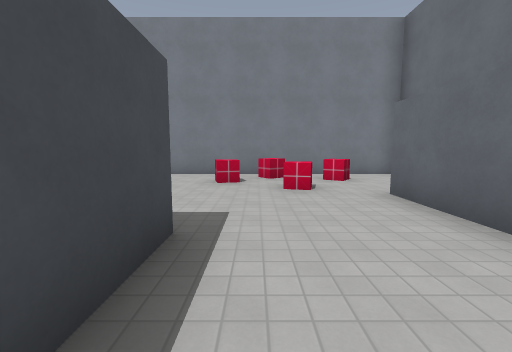
[1] (above)

22 first-person views from a walk through a 3-D level made in the Godot game engine. The camera is 1.5 m above the floor, tilts 6° down and sees 90° across. The floor is counted in squares, 2 m on a side. Each view is taken from the middle of a square. On the plan, view 1 faces up. The plan holds only what a view shows up to about 9 squares ahead; the rest is blank. The place goes on beyond the plan. Characters and animated objects are not drawn. Some surface patterns are stand-ins.

[2]
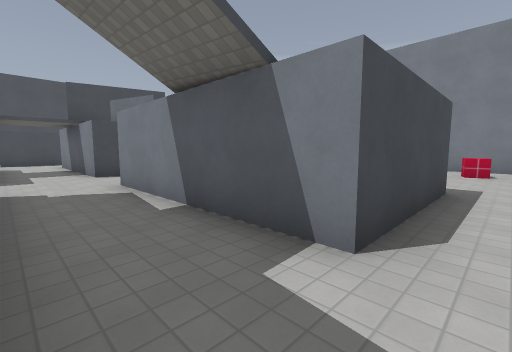

[3]
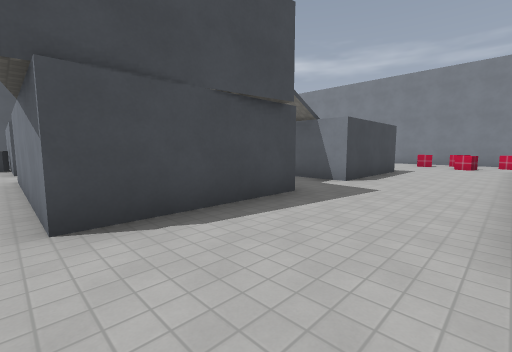

[4]
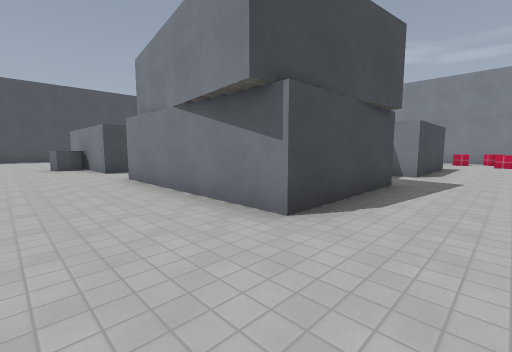

[5]
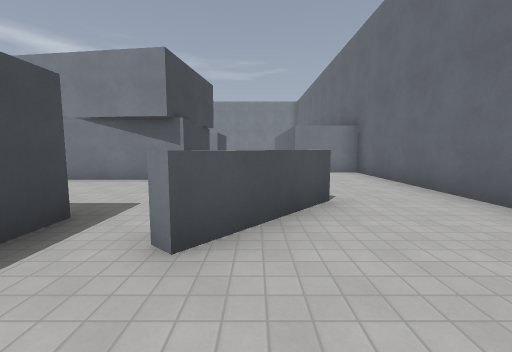

[6]
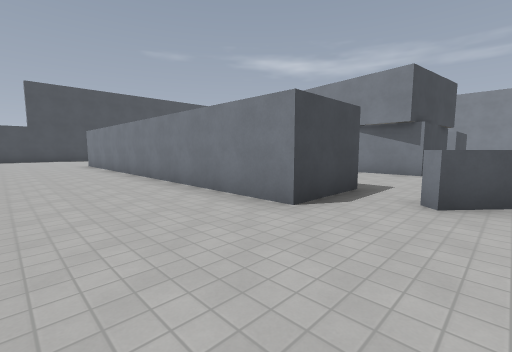

[7]
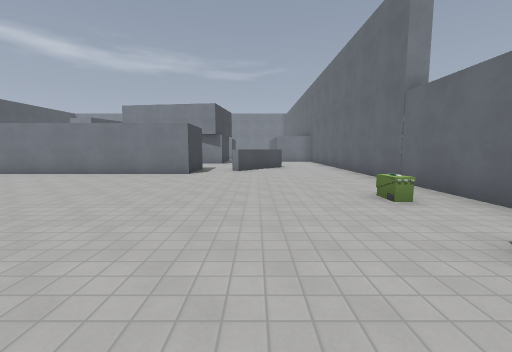

[8]
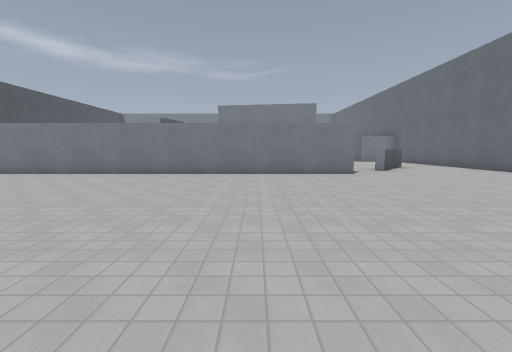

[9]
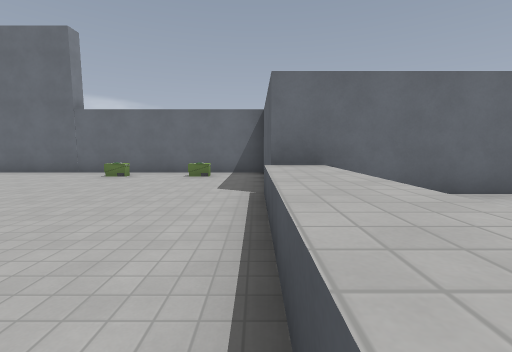

[10]
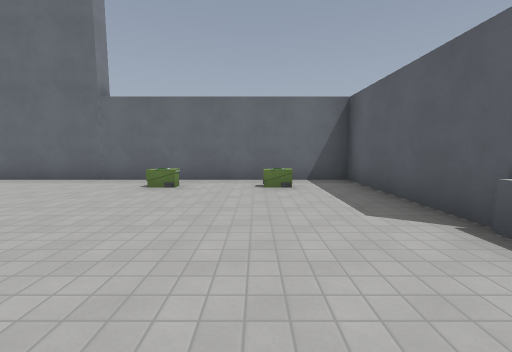

[11]
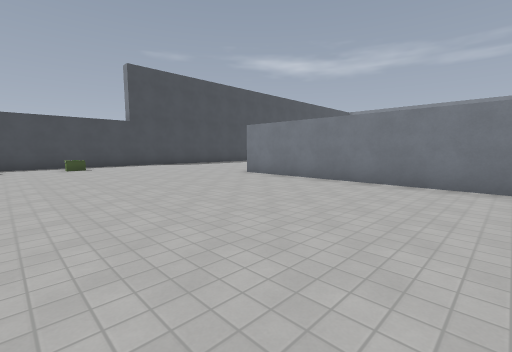

[12]
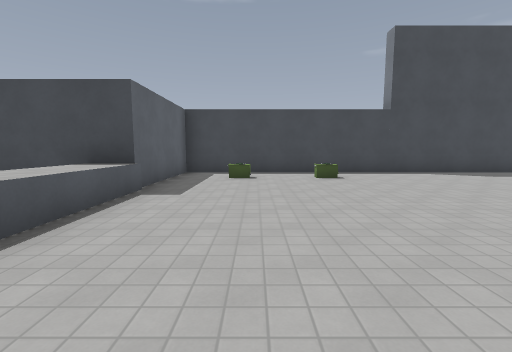

[13]
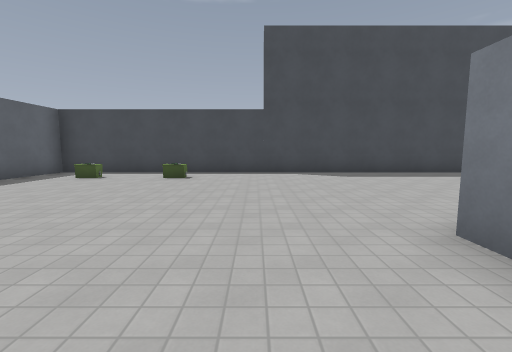

[14]
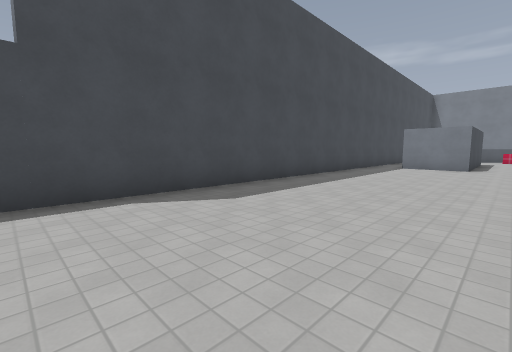

[15]
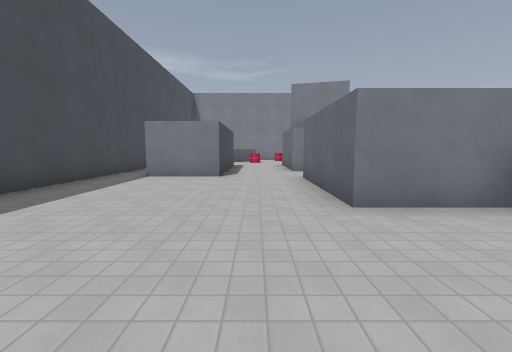

[16]
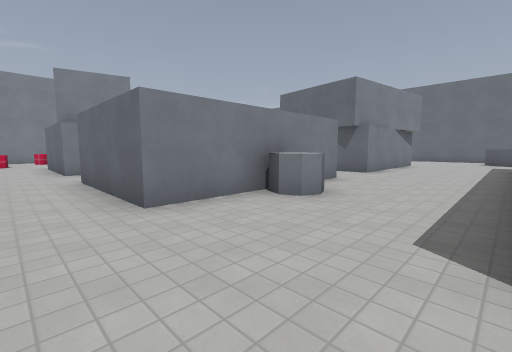

[17]
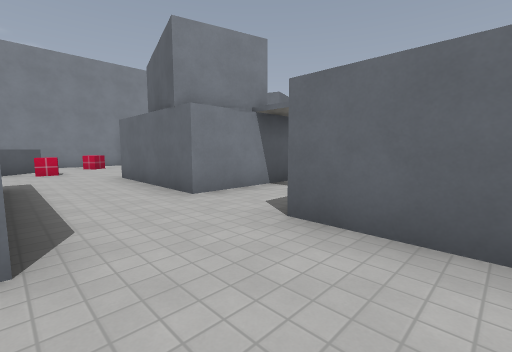

[18]
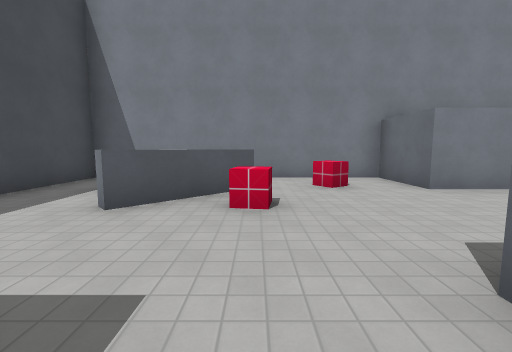

[19]
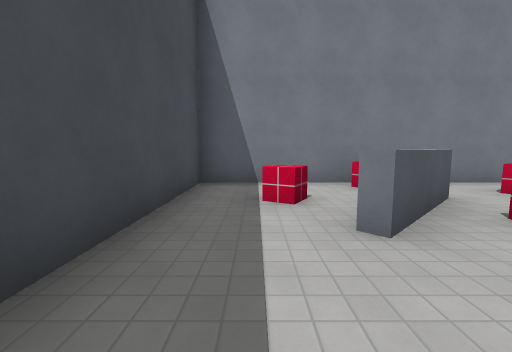

[20]
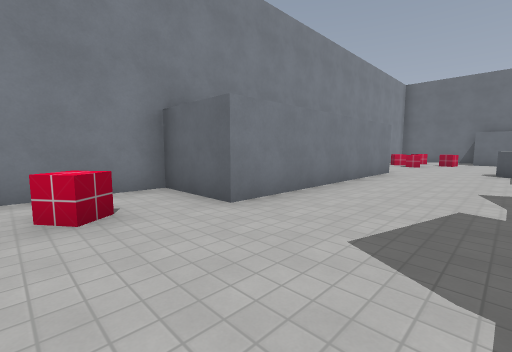

[21]
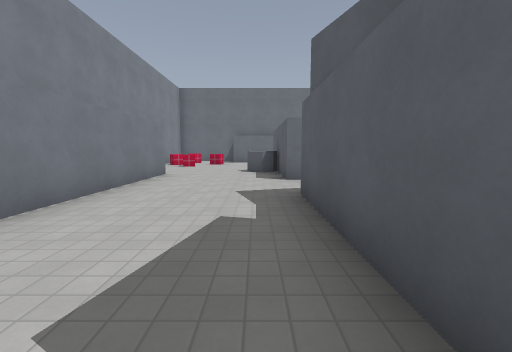

[22]
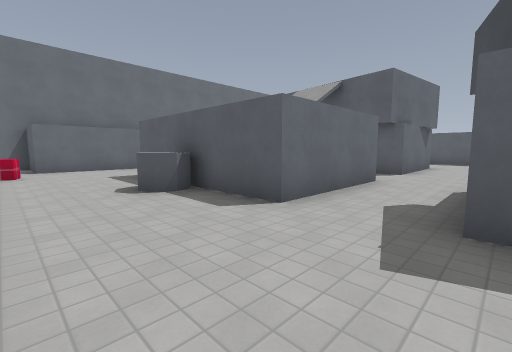

### Floor plan
Points are (right, up) in squares from view 1. A wall is a line through its corners. A room is listed if a view was taken in it or the views show most of it. See-through windows are left out.
Room 1 (views 1, 2, 3, 4, 5, 6, 7, 8, 9, 10, 11, 12, 13, 14, 15, 16, 17, 18, 19, 20, 21, 22)
walls: (-7.7, -6) (-7.7, -6.7) (-12.7, -6.7) (-12.7, -3.2); (-9.9, -6.9) (-9.7, -7.3) (-9.9, -7.6) (-10.3, -7.8) (-10.6, -7.6) (-10.7, -7.3) (-10.5, -6.7); (-1, -10.2) (-1, -12.2) (-12.2, -12.2); (-5.8, -1.2) (-5.8, 2.2) (-0.7, 2.2) (-0.7, -1.2) (-5.8, -1.2); (-7.7, -0.6) (-7.7, -1.2) (-12.7, -1.2) (-12.7, 2.2); (-0.7, -3.1) (-0.7, -6.7) (-5.8, -6.7) (-5.8, -3.3) (-5, -3.3); (2.1, -9.3) (0.5, -11.2); (-15, -1) (-15, -3) (-17, -3); (-3.6, 2.3) (-3.8, 2.8) (-3.7, 3.1) (-3.3, 3.3); (-11.4, 2.2) (-7.8, 2.2); (-18.2, -1) (-18.2, -20.3) (-12, -20.3); (2.3, 2.1) (2.3, 4.2) (4, 4.2); (-4.2, 5.7) (-10.7, 5.7) (-10.7, 7.7) (-18.2, 7.7) (-18.2, 3.1); (0, -20.3) (4.3, -20.3) (4.3, -4.8) (2.2, -4.8); (-14.7, -20.1) (-14.7, -22.9); (-14, 5.9) (-15.9, 4); (4.3, 4.4) (4.3, 5); (0.3, -23.5) (0.3, -20.2); (4.1, 7.7) (-2.6, 7.7)
low walls: (-16.6, -15.8) (-16.6, -16.5); (-3.8, -20.3) (-1.1, -20.3); (3.4, -16.4) (3, -16.4) (3, -15.8)
objects: box (-17, 6) to (-16, 6); box (-15, 7); box (-14, 4) to (-14, 5); box (-12, 6); box (-1, 6); box (0, 7) to (1, 7); box (1, 5); box (2, 6)

Where each view was taken, in squares from view 1:
view 1: 0 up, 0 right, facing up
view 2: 3 down, 0 right, facing up-left
view 3: 7 down, 2 right, facing up-left
view 4: 9 down, 1 right, facing up-left
view 5: 13 down, 1 right, facing up
view 6: 15 down, 1 right, facing up-left
view 7: 20 down, 1 right, facing up
view 8: 20 down, 4 left, facing up
view 9: 20 down, 4 left, facing right
view 10: 18 down, 2 left, facing right
view 11: 18 down, 6 left, facing up-left
view 12: 18 down, 10 left, facing left
view 13: 14 down, 10 left, facing left
view 14: 14 down, 14 left, facing up-left
view 15: 10 down, 14 left, facing up
view 16: 10 down, 14 left, facing up-right
view 17: 5 down, 15 left, facing up-right
view 18: 1 up, 14 left, facing up
view 19: 2 up, 17 left, facing up
view 20: 3 up, 13 left, facing up-right
view 21: 3 up, 12 left, facing right
view 22: 5 up, 8 left, facing down-right
